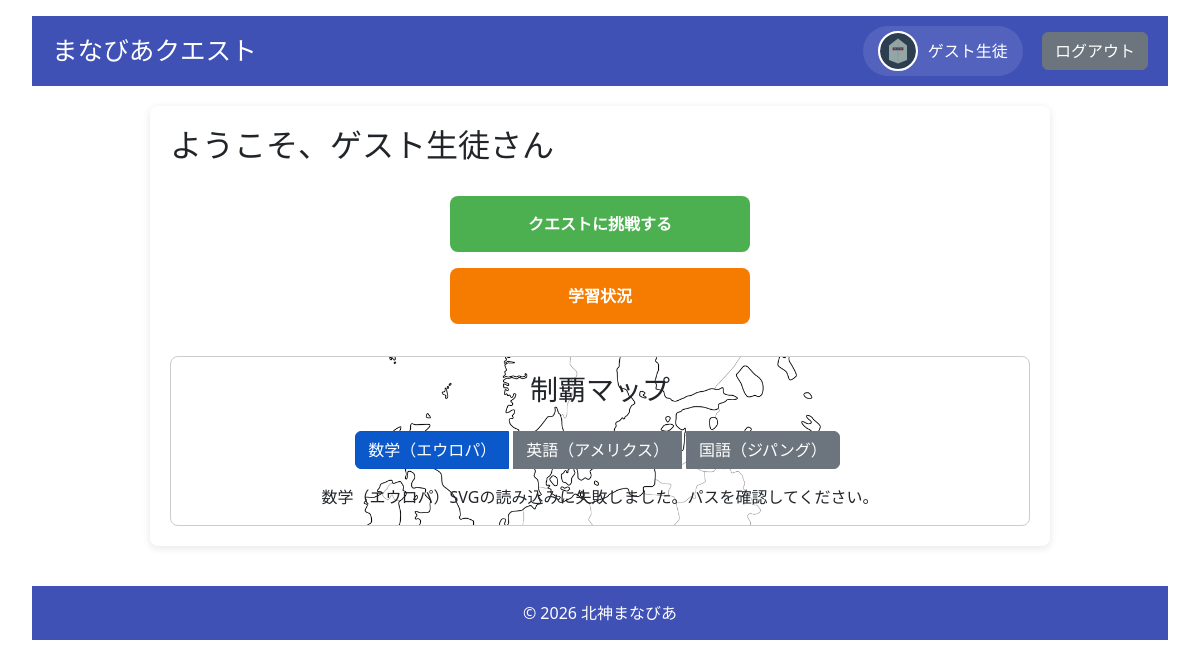
The page /dashboard/student (signed in) on the database its author committed.
### models.py (models this page shows, shortened)
class User(UserMixin, db.Model):
    __tablename__ = 'users'
    id = db.Column(db.Integer, primary_key=True)
    username = db.Column(db.String(80), unique=True, nullable=False)
    password_hash = db.Column(db.String(128), nullable=False)
    role = db.Column(db.String(20), nullable=False)  # 'admin', 'student', 'parent'
    is_first_login = db.Column(db.Boolean, default=True, nullable=False)
    nickname = db.Column(db.String(80), nullable=True)
    avatar = db.Column(db.String(200), nullable=True)
    parent_id = db.Column(db.Integer, db.ForeignKey('users.id'), nullable=True)
    user_level = db.Column(db.Integer, default=1)
    medals = db.Column(db.Integer, default=0)
    user_title = db.Column(db.String(100), default='見習い')
    target_levels_json = db.Column(db.String(200), default='{"math": "Lv1", "english": "Lv1", "japanese": "Lv1"}')
    @property
    def target_levels(self):
        try:
            return json.loads(self.target_levels_json)
        except:
            return {"math": "Lv1", "english": "Lv1", "japanese": "Lv1"}
    children = db.relationship('User', backref=db.backref('parent', remote_side=[id]), lazy='dynamic')
    attempt_logs = db.relationship('QuestAttemptLog', back_populates='user', cascade="all, delete-orphan")
    @property
    def display_name(self):
        return self.nickname if self.nickname else self.username
    @property
    def avatar_url(self):
        if self.avatar:
            return f"/static/images/avatars/{self.avatar}"
        return "/static/images/avatars/default.svg"

### app.py (the view)
@app.route('/dashboard/student')
@login_required
def dashboard_student():
    if session.get('role') != 'student':
        return redirect(url_for('login'))
    target_levels = current_user.target_levels
    progress_summary = {}
    subjects = {
        'math': 'europe',
        'english': 'americus',
        'japanese': 'zipangu'
    }
    conquered_quest_data = []
    for sub_key, world_name in subjects.items():
        target_level = target_levels.get(sub_key, 'Lv1')
        all_quests_in_level = safe_query_all(Quest.query.filter_by(title=sub_key, level=target_level))
        total_count = len(all_quests_in_level)
        quest_ids = [q.id for q in all_quests_in_level]
        cleared_records = safe_query_all(UserProgress.query.filter(
            UserProgress.user_id == current_user.id,
            UserProgress.status == 'cleared',
            UserProgress.quest_id.in_(quest_ids)
        ))
        cleared_count = len(cleared_records)
        cleared_quest_ids = [p.quest_id for p in cleared_records]
        percentage = int((cleared_count / total_count * 100)) if total_count > 0 else 0
        if cleared_quest_ids:
            histories = safe_query_all(QuestHistory.query.filter(
                QuestHistory.user_id == current_user.id,
                QuestHistory.quest_id.in_(cleared_quest_ids)
            ))
            attempts_map = {h.quest_id: h.attempts for h in histories}
            for q_id in cleared_quest_ids:
                map_marker_id = (q_id % 1000) // 10
                conquered_quest_data.append({
                    "quest_id": map_marker_id,
                    "attempts": attempts_map.get(q_id, 0),
                    "map_type": world_name
                })
        progress_summary[sub_key] = {
            "cleared": cleared_count,
            "total": total_count,
            "percentage": percentage,
            "level": target_level
        }
    return render_template(
        'dashboard_student.html',
        user_id=current_user.id,
        conquered_quest_data=conquered_quest_data,
        progress_summary=progress_summary
    )

### app.py (called while the page is built)
def safe_get(model, ident, retries=5, delay=1.0):
    for i in range(retries):
        try:
            return db.session.get(model, ident)
        except OperationalError as e:
            if "disk I/O error" in str(e) or "database is locked" in str(e):
                app.logger.warning(f"Database get failed (attempt {i+1}/{retries}): {e}. Retrying in {delay}s...")
                time.sleep(delay)
                continue
            raise
    return db.session.get(model, ident)

def safe_query_all(query, retries=5, delay=1.0):
    for i in range(retries):
        try:
            return query.all()
        except OperationalError as e:
            if "disk I/O error" in str(e) or "database is locked" in str(e):
                app.logger.warning(f"Database query all failed (attempt {i+1}/{retries}): {e}. Retrying in {delay}s...")
                time.sleep(delay)
                continue
            raise
    return query.all()

@login_manager.user_loader
def load_user(user_id):
    return safe_get(User, int(user_id))

### templates/dashboard_student.html (shortened to what this page needs)
{% extends "base.html" %}
{% block content %}
<h2>ようこそ、{{ current_user.display_name }}さん</h2>
<div class="dashboard-buttons" style="display: flex; flex-direction: column; gap: 1rem; max-width: 300px; margin: 2rem auto;">
    <a href="{{ url_for('select_title') }}" class="button" style="padding: 1rem; background-color: #4CAF50; color: white; text-align: center; text-decoration: none; border-radius: 8px;">クエストに挑戦する</a>
    <a href="{{ url_for('progress') }}" class="button" style="padding: 1rem; background-color: #f57c00; color: white; text-align: center; text-decoration: none; border-radius: 8px;">学習状況</a>
</div>
<div class="map-container text-center">
    <h3 class="mb-4">制覇マップ</h3>
    <div class="map-selector btn-group" role="group">
      <button type="button" class="btn btn-primary active" data-map-type="europe">数学（エウロパ）</button>
      <button type="button" class="btn btn-secondary" data-map-type="americus">英語（アメリクス）</button>
      <button type="button" class="btn btn-secondary" data-map-type="zipangu">国語（ジパング）</button>
    </div>
    <div id="map-europe" class="map active">
        <object data="/static/maps/Europe.svg" type="image/svg+xml" width="100%" height="400">
            <p>数学（エウロパ）SVGの読み込みに失敗しました。パスを確認してください。</p>
        </object>
    </div>
</div>
{% endblock %}

### templates/base.html (shortened to what this page needs)
<!DOCTYPE html>
<html lang="ja">
<head>
    <link rel="stylesheet" href="{{ url_for('static', filename='css/style.css') }}">
    <link href="https://cdn.jsdelivr.net/npm/bootstrap@5.3.2/dist/css/bootstrap.min.css" rel="stylesheet">
    <link rel="stylesheet" href="https://cdnjs.cloudflare.com/ajax/libs/font-awesome/6.5.1/css/all.min.css">
</head>
<body>
    <header>
        <h1>まなびあクエスト</h1>
        <nav>
            {% if current_user.is_authenticated %}
            <a href="{{ url_for('profile') }}" class="nav-profile">
                <div class="avatar-container">
                    <img src="{{ current_user.avatar_url }}">
                </div>
                <span>{{ current_user.display_name }}</span>
            </a>
            {% endif %}
            <a href="{{ url_for('logout') }}" class="btn btn-secondary">ログアウト</a>
        </nav>
    </header>
    <main>
        {% block content %}{% endblock %}
    </main>
    <footer>
        &copy; 2026 北神まなびあ
    </footer>
</body>
</html>

### static/css/style.css (style rules this page uses)
body { font-family: "Helvetica Neue", Helvetica, Arial, sans-serif; background-color: #f5f7fa; color: #333333; margin: 0; padding: 1rem 2rem; line-height: 1.6; }
header { background-color: #3f51b5; color: white; padding: 10px 20px; display: flex; align-items: center; justify-content: space-between; min-height: 60px; }
header h1 { margin: 0; font-size: 1.6rem; white-space: nowrap; }
nav { display: flex; align-items: center; gap: 1.2rem; flex-shrink: 0; }
.nav-profile { display: flex; align-items: center; gap: 10px; color: white; text-decoration: none; background: rgba(255,255,255,0.1); padding: 5px 15px; border-radius: 30px; transition: background 0.2s; }
.avatar-container { width: 40px; height: 40px; border-radius: 50%; overflow: hidden; background-color: #eee; flex-shrink: 0; border: 2px solid white; }
.avatar-container img { width: 100%; height: 100%; object-fit: cover; margin-right: 0; }
main { max-width: 900px; margin: 20px auto; padding: 20px; background-color: white; border-radius: 8px; box-shadow: 0 2px 8px rgba(0,0,0,0.1); }
footer { text-align: center; padding: 15px 10px; background-color: #3f51b5; color: white; margin-top: 40px; }
h1, h2 { color: #3f51b5; margin-top: 0; }
h3 { color: #303f9f; margin-bottom: 10px; }
img { max-width: 100%; height: auto; margin-right: 10px; }
.btn { display: inline-block; padding: 10px 20px; font-size: 16px; font-weight: 600; text-decoration: none; border-radius: 4px; border: none; cursor: pointer; transition: background-color 0.3s ease, opacity 0.2s ease; user-select: none; text-align: center; }
.btn-primary { background-color: #3f51b5; color: white; }
.btn-secondary { background-color: #e0e0e0; color: #333; }
.button { @extend .btn; @extend .btn-primary; }
.button { background-color: #4CAF50; color: white; padding: 10px 20px; border-radius: 4px; text-decoration: none; display: inline-block; font-weight: 600; cursor: pointer; }

### templates/dashboard_student.html (style rules this page uses)
.map-container { margin-top: 2rem; border: 1px solid #ccc; padding: 1rem 1rem 0 1rem; border-radius: 8px; background-size: 90%; background-position: center; background-repeat: no-repeat; background-color: rgba(255, 255, 255, 0.85); }
.map-selector .btn { margin-right: 5px; }
.map { display: none; margin-top: 1rem; }
.map.active { display: block; }

### rows shown on the page
User: avatar_url (picture), display_name "ゲスト生徒"
